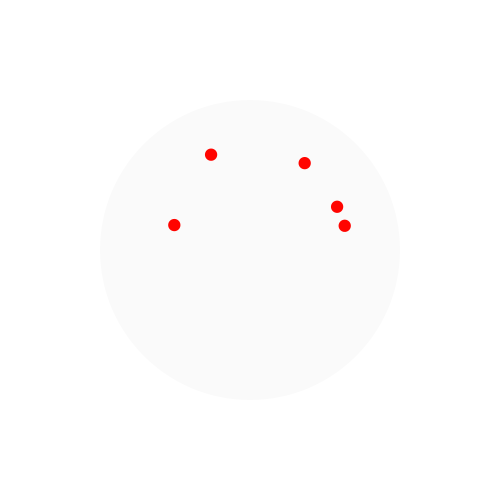
Frame 1 (no input)
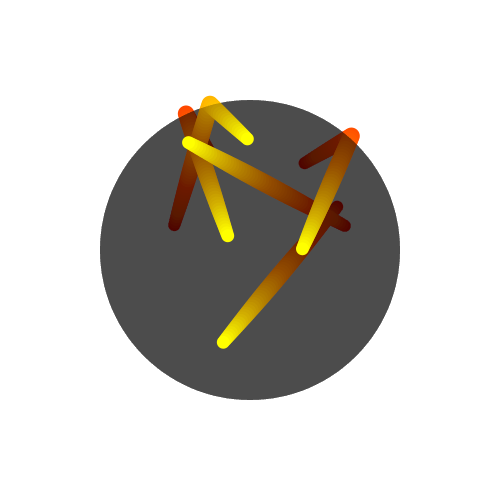
Frame 60 (the mouse pressed at the canvas centre just before this capture)
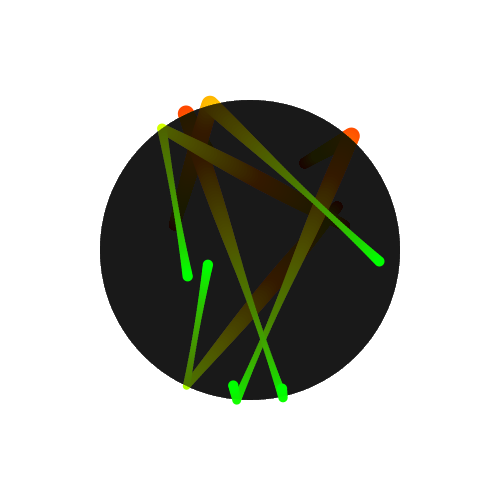
Frame 120 (the mouse held since frame 60 and released just before this capture)

The Processing sketch that drew these frames (run headless with seeded random() and noise(); from frame 60 on, the mouse is pressed at the canvas centre):

// Processing sketch: bounceCircle
// ── bounceCircle.pde
/* Based on code from amnon.owed
 * http://forum.processing.org/topic/particle-collision-within-a-circle
 *
 * bounceCircle
 *
 * CC Fall 2012
 * by Ryan Raffa
 * 10/12/12
 */

PVector origin = new PVector();
int diameter = 300;
int radius = diameter/2;
Particle [] particleArray = new Particle [5];
 
void setup() {
  size(500, 500);
  background(255);
  colorMode(HSB, 360, 100, 100);
  
  for(int i = 0 ; i < particleArray.length ; i++) {
    particleArray[i] = new Particle();
  }

  noStroke();
  smooth();
}
 
void draw () {
  translate(width/2, height/2);
  fill(180, 0, 0, 5);
  ellipse(0, 0, diameter, diameter);

  for (int i = 0; i < 5; i++) {
    particleArray[i].update();
    particleArray[i].display();
  }
}
 
void keyPressed() { 
  for (int i = 0; i < 5; i++) {
    particleArray[i].randomDirection(); 
  }
}

// ── Particle.pde
class Particle {
  PVector loc, vel;
  
  Particle() {
    loc = new PVector(random(-width/2, width/2), random(-height/2, height/2));
    loc.limit(radius-50);
    randomDirection();
  }
  
  void update() {
    loc.add(vel);
    if (loc.dist(origin) > radius) {
      PVector n = loc.get();
      n.normalize();
      n.mult(2*n.dot(vel));
      vel.sub(n);
    }
  }
  
  void display() {
    fill(frameCount % 360, 100, 100);
    float eSize = 12 + sin(frameCount * 0.05) * 6;
    ellipse(loc.x, loc.y, eSize, eSize);
  }
  
  void randomDirection() {
    vel = new PVector(random(-1, 1), random(-1,1));
    vel.normalize();
    vel.mult(3);
  }
}
